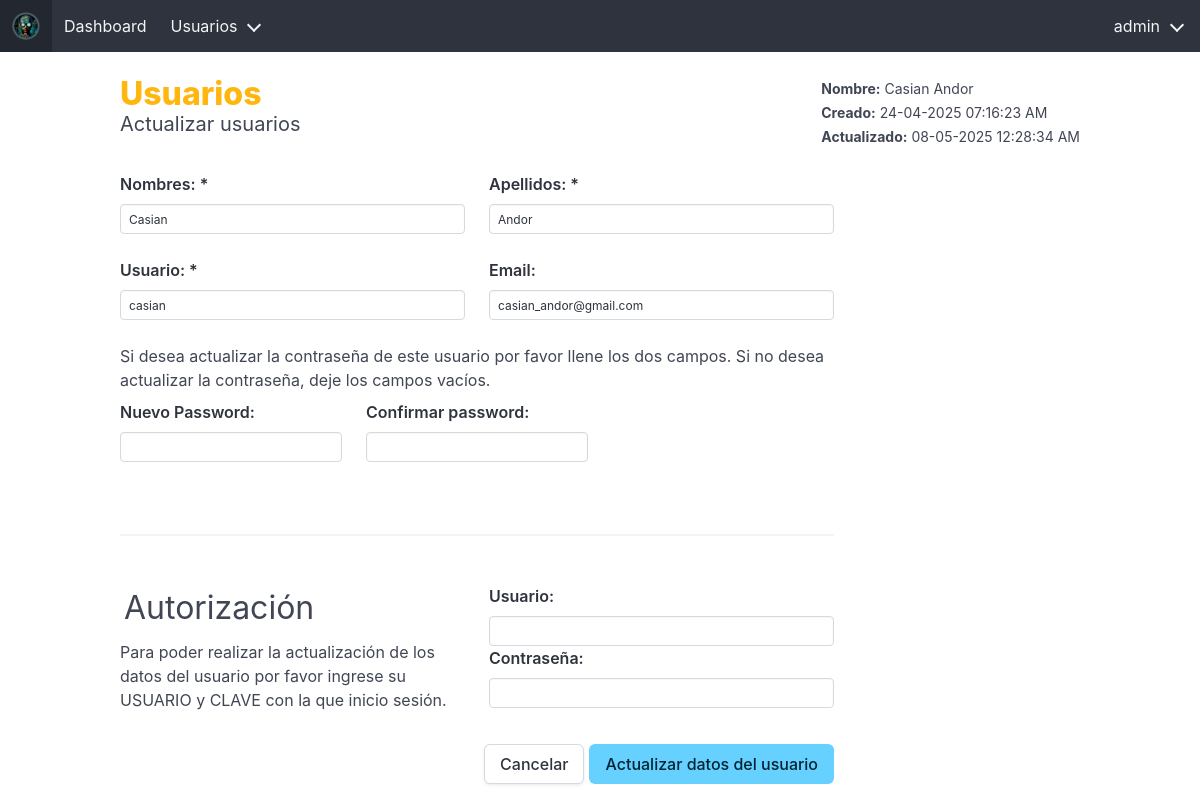
The page /userUpdate/16/ (signed in) on the database its author committed.
### tables this page shows
CREATE TABLE `usuarios` (
  `usuario_id` int(10) NOT NULL,
  `usuario_nombre` varchar(70) NOT NULL,
  `usuario_apellido` varchar(70) NOT NULL,
  `usuario_email` varchar(100) NOT NULL,
  `usuario_usuario` varchar(30) NOT NULL,
  `usuario_clave` varchar(200) NOT NULL,
  `usuario_foto` varchar(535) NOT NULL,
  `usuario_creado` timestamp NOT NULL DEFAULT current_timestamp(),
  `usuario_actualizado` timestamp NOT NULL DEFAULT current_timestamp()
);

### autoload.php (called while the page is built, shortened)
<?php
spl_autoload_register( function($clase){
    $archivo = __DIR__ . "/" . $clase . ".php";
    $archivo = str_replace( "\\", "/",$archivo);
});

### app/Models/MainModel.php (called while the page is built, shortened)
<?php
class MainModel {
    private $server = DB_SERVER;
    private $database = DB_NAME;
    private $user = DB_USER;
    private $pass = DB_PASS;
    protected function conectar(){
        $conexion = new PDO("mysql:host=".$this->server . ";dbname=". $this->database , $this->user , $this->pass);
        $conexion->exec('SET CHARACTER SET utf8');
        return $conexion;
    }
    public function limpiar_cadena( $cadena ){
        $palabras = [ '<script>',
                      '</script>',
                      '<script src>',
                      '<script type=>',
                      'SELECT * FROM',
                      'DELETE FROM',
                      'INSERT INTO',
                      'DROP TABLE',
                      'DROP DATABASE',
                      'TRUNCATE TABLE',
                      'SHOW TABLE',
                      'SHOW DATABASE',
                      '<?php',
                      '?>',
                      '--','<','>','[',']','^','','==','===',';','::'];
            $cadena = trim($cadena);
            $cadena = stripslashes($cadena);
            $cadena = trim($cadena);
            $cadena = stripslashes($cadena);
            return $cadena;
    }
    public function seleccionar_datos($tipo, $tabla, $campo, $id ){
        $tipo = $this->limpiar_cadena($tipo);
        $tabla = $this->limpiar_cadena($tabla);
        $campo = $this->limpiar_cadena($campo);
        $id = $this->limpiar_cadena($id);
        if( $tipo == 'unico'){
            $sql = "SELECT * FROM $tabla WHERE $campo =:ID;";
            $query = $this->conectar()->prepare($sql);
            $query->bindParam(":ID", $id);
        }elseif($tipo == "normal"){
            $sql = "SELECT $campo FROM $tabla";
            $query = $this->conectar()->prepare($sql);
        }
        $query->execute();
        return $query;
    }
}

### app/views/content/userUpdate-view.php (the view, shortened to what this page needs)
<?php
$UserController = new UserController();
$id = explode("/", $_GET['views']);
$id = $UserController->limpiar_cadena($id[1]);
$datos_usuario = $UserController->seleccionar_datos('unico', 'usuarios', 'usuario_id', $id);
if ($datos_usuario->rowCount() == 1) :
    $datos = $datos_usuario->fetch();
?>
    <div class="container-fluid">
        <div class="container  mt-5">
            <div class="columns">
                <div class="column is-12">
                    <div class="is-flex is-justify-content-space-between">
                        <div>
                            <?php
                            if ($id == $_SESSION['id']):
                            ?>
                                <h1 class="title has-text-warning">Mi cuenta</h1>
                                <p class="subtitle">Actualizar cuenta</p>
                            <?php else : ?>
                                <h1 class="title has-text-warning">Usuarios</h1>
                                <p class="subtitle">Actualizar usuarios</p>
                            <?php endif;
                            ?>
                        </div>
                        <div class="">
                            <p><small><b>Nombre:</b> <?= $datos['usuario_nombre'] . ' ' . $datos['usuario_apellido'] ?></small></p>
                            <p><small><b>Creado:</b> <?= date('d-m-Y h:i:s A', strtotime($datos['usuario_creado'])); ?></small></p>
                            <p><small><b>Actualizado:</b> <?= date('d-m-Y h:i:s A', strtotime($datos['usuario_actualizado'])); ?></small></p>
                        </div>
                    </div>
                </div>
            </div>
            <div class="columns ">
                <div class="column is-9">
                    <form action="<?= APP_URL ?>app/ajax/usuario_ajax.php" class="FormularioAjax" method="post"  autocomplete="off">
                        <div class="columns">
                            <div class="column is-6">
                                <div class="control">
                                    <label class="label" for="usuario_nombre">Nombres: *</label>
                                    <input class="input is-small" type="text" pattern="[a-zA-ZáéíóúÁÉÍÓÚñÑ ]{3,40}" name="usuario_nombre" id="usuario_nombre" value="<?= $datos['usuario_nombre']; ?>" maxlength="40" required>
                                </div>
                            </div>
                            <div class="column is-6">
                                <div class="control">
                                    <label class="label" for="usuario_apellido">Apellidos: *</label>
                                    <input class="input is-small" type="text" pattern="[a-zA-ZáéíóúÁÉÍÓÚñÑ ]{3,40}" name="usuario_apellido" id="usuario_apellido" value="<?= $datos['usuario_apellido']; ?>" required>
                                </div>
                            </div>
                        </div>
                        <div class="columns">
                            <div class="column is-6">
                                <div class="control">
                                    <label class="label" for="usuario_usuario">Usuario: *</label>
                                    <input class="input is-small" type="text" pattern="[a-zA-ZáéíóúÁÉÍÓÚñÑ ]{3,40}" name="usuario_usuario" id="usuario_usuario" maxlength="40" value="<?= $datos['usuario_usuario']; ?>" required>
                                </div>
                            </div>
                            <div class="column is-6">
                                <div class="control">
                                    <label class="label" for="email">Email: </label>
                                    <input class="input is-small" type="text" pattern="[a-zA-Z0-9._%+\-]+@[a-zA-Z0-9.\-]+\.[a-zA-Z]{2,}" name="usuario_email" id="usuario_email" value="<?= $datos['usuario_email']; ?>" maxlength="30">
                                </div>
                            </div>
                        </div>
                        <p class="my-2">Si desea actualizar la contraseña de este usuario por favor llene los dos campos. Si no desea actualizar la contraseña, deje los campos vacíos.</p>
                        <div class="columns">
                            <div class="column is-4">
                                <div class="control">
                                    <label class="label" for="usuario_clave_1">Nuevo Password: </label>
                                    <input class="input is-small" type="password" name="usuario_clave_1" pattern="[a-zA-Z0-9$@.\-]{6,100}" id="usuario_clave_1" maxlength="100" autocomplete="off">
                                </div>
                            </div>
                            <div class="column is-4">
                                <div class="control">
                                    <label class="label" for="usuario_clave_2">Confirmar password: </label>
                                    <input class="input is-small" type="password" name="usuario_clave_2" pattern="[a-zA-Z0-9$@.\-]{6,100}" id="usuario_clave_2" maxlength="100" autocomplete="off">
                                </div>
                            </div>
                        </div>
                        <br>
                        <hr>
                        <br>
                        <div class="columns">
                            <div class="column is-6">
                                <h2 class="is-size-3 px-1">Autorización</h2>
                                <p class="my-2">Para poder realizar la actualización de los datos del usuario por favor ingrese su USUARIO y CLAVE con la que inicio sesión.</p>
                            </div>
                            <div class="column is-6">
                                <div class="control">
                                    <label class="label">Usuario:</label>
                                    <input type="text" class="input is-small" pattern="[a-zA-ZáéíóúÁÉÍÓÚñÑ ]{3,40}" name="administrador_usuario" id="administrador_usuario" autocomplete="off" required>
                                </div>
                                <div class="control">
                                    <label class="label">Contraseña:</label>
                                    <input type="password" class="input is-small" pattern="[a-zA-Z0-9$@.\-]{6,100}" name="administrador_clave" id="administrador_clave" autocomplete="off" required>
                                </div>
                            </div>
                        </div>
                        <div class="columns">
                            <div class="column is-12 mb-5">
                                <div class="is-flex is-justify-content-end" style="gap: 5px;">
                                    <a href="<?= APP_URL ?>dashboard/" class="button is-secondary" type="submit">Cancelar</a>
                                    <button class="button is-info" type="submit">Actualizar datos del usuario</button>
                                </div>
                            </div>
                        </div>
                    </form>
                </div>
                <div class="column is-3 " style="border: 0px solid #9999;">
                </div>
            </div>
        </div>
    </div>
<?php else:
    include('app/views/inc/error_alert.php');
endif;   ?>

### app/views/css/style.css (style rules this page uses)
body,html { height: 100%; width: 100%; }

### rows shown on the page
usuarios: usuario_nombre "Casian", usuario_apellido "Andor", usuario_creado "24-04-2025 07:16:23 AM", usuario_actualizado "08-05-2025 12:28:34 AM", usuario_usuario "casian", usuario_email "casian_andor@gmail.com"

### other values the page prints
$_SESSION['usuario'] "admin"
